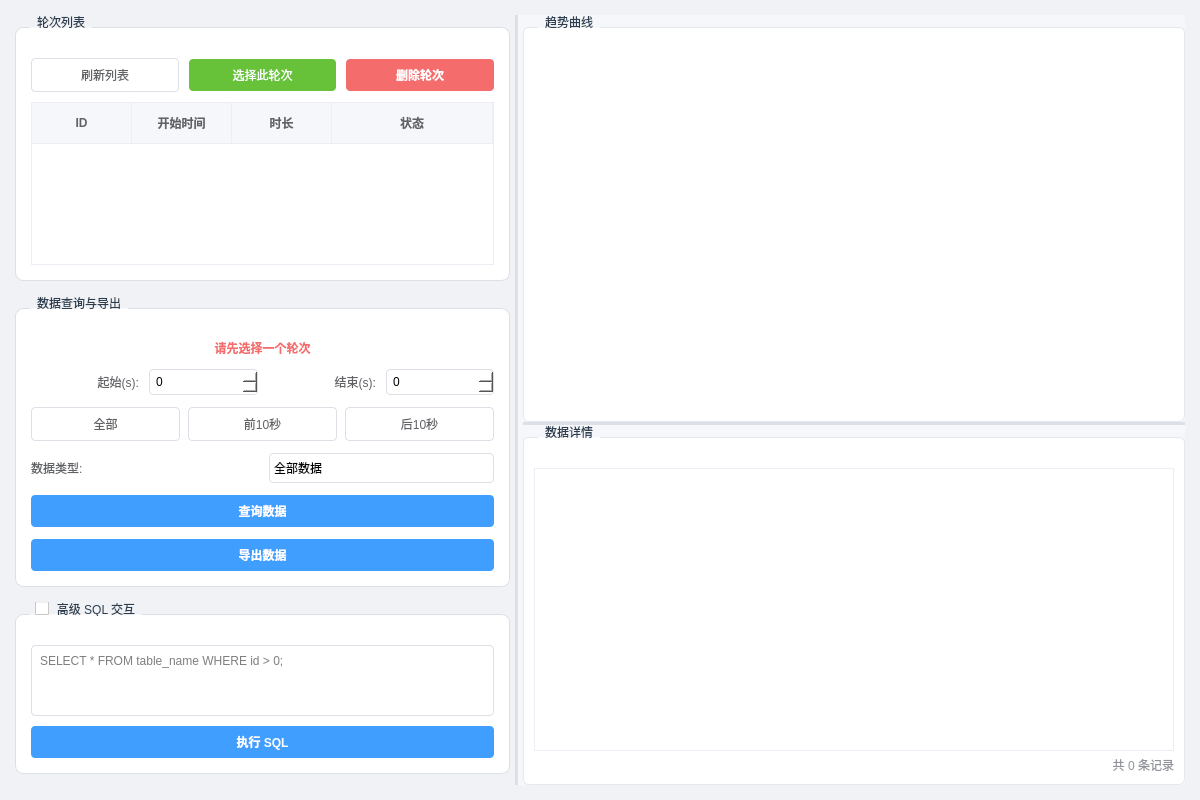
<?xml version="1.0" encoding="UTF-8"?>
<ui version="4.0">
 <class>DatabasePage</class>
 <widget class="QWidget" name="DatabasePage">
  <property name="geometry">
   <rect>
    <x>0</x>
    <y>0</y>
    <width>1200</width>
    <height>800</height>
   </rect>
  </property>
  <property name="font">
   <font>
    <family>Microsoft YaHei</family>
    <pointsize>10</pointsize>
   </font>
  </property>
  <property name="styleSheet">
   <string notr="true">/* --- 全局背景与字体 --- */
QWidget#DatabasePage {
    background-color: #f0f2f5;
    font-family: &quot;Microsoft YaHei&quot;, &quot;Segoe UI&quot;, sans-serif;
    color: #333333;
    font-size: 10pt;
}

/* --- 左侧控制面板 --- */
QGroupBox {
    background-color: #ffffff;
    border: 1px solid #dcdfe6;
    border-radius: 8px;
    margin-top: 12px;
    padding-top: 10px;
}
QGroupBox::title {
    subcontrol-origin: margin;
    subcontrol-position: top left;
    left: 15px;
    padding: 0 5px;
    font-size: 11pt;
    font-weight: bold;
    color: #2c3e50;
}

/* --- 右侧数据区域(亮色主题) --- */
QWidget#widget_data_area {
    background-color: #f5f7fa;
}
QGroupBox#groupBox_charts, QGroupBox#groupBox_table {
    background-color: #ffffff;
    border: 1px solid #e4e7ed;
    border-radius: 6px;
    color: #303133;
}
QGroupBox#groupBox_charts::title, QGroupBox#groupBox_table::title {
    color: #2c3e50;
}

/* --- 按钮 (通用) --- */
QPushButton {
    border: 1px solid #dcdfe6;
    border-radius: 4px;
    padding: 6px 12px;
    background-color: #ffffff;
    color: #606266;
    min-height: 20px;
}
QPushButton:hover {
    color: #409eff;
    border-color: #c6e2ff;
    background-color: #ecf5ff;
}
QPushButton:pressed {
    color: #3a8ee6;
    border-color: #3a8ee6;
    background-color: #ecf5ff;
}

/* --- 特殊按钮样式 --- */
QPushButton#btn_select_round {
    background-color: #67c23a;
    color: white;
    border: none;
}
QPushButton#btn_select_round:hover { background-color: #85ce61; }
QPushButton#btn_select_round:pressed { background-color: #5daf34; }

QPushButton#btn_query, QPushButton#btn_exec_sql, QPushButton#btn_export {
    background-color: #409eff;
    color: white;
    border: none;
    font-weight: bold;
}
QPushButton#btn_query:hover, QPushButton#btn_exec_sql:hover, QPushButton#btn_export:hover {
    background-color: #66b1ff;
}
QPushButton#btn_query:pressed, QPushButton#btn_exec_sql:pressed, QPushButton#btn_export:pressed {
    background-color: #3a8ee6;
}

QPushButton#btn_delete_round {
    background-color: #f56c6c;
    color: white;
    border: none;
    font-weight: bold;
}
QPushButton#btn_delete_round:hover {
    background-color: #f78989;
}
QPushButton#btn_delete_round:pressed {
    background-color: #dd6161;
}

/* --- 输入控件 --- */
QSpinBox, QComboBox, QTextEdit, QLineEdit {
    border: 1px solid #dcdfe6;
    border-radius: 4px;
    padding: 4px;
    background-color: #fff;
    selection-background-color: #409eff;
}
QSpinBox:focus, QComboBox:focus, QTextEdit:focus {
    border: 1px solid #409eff;
}
QComboBox::drop-down {
    subcontrol-origin: padding;
    subcontrol-position: top right;
    width: 20px;
    border-left-width: 0px;
    border-top-right-radius: 3px;
    border-bottom-right-radius: 3px;
}

/* --- 表格 (左侧轮次列表 - 浅色) --- */
QTableWidget#table_rounds {
    border: 1px solid #ebeef5;
    background-color: #ffffff;
    gridline-color: #ecf0f1;
    selection-background-color: #ecf5ff;
    selection-color: #409eff;
    outline: none;
}

/* --- 表格 (右侧数据表格 - 亮色) --- */
QTableWidget#table_result {
    border: 1px solid #ebeef5;
    background-color: #ffffff;
    gridline-color: #ecf0f1;
    selection-background-color: #ecf5ff;
    selection-color: #409eff;
    color: #303133;
    outline: none;
}

/* --- 表头样式 --- */
QHeaderView::section {
    background-color: #f5f7fa;
    padding: 5px;
    border: none;
    border-bottom: 1px solid #ebeef5;
    border-right: 1px solid #ebeef5;
    font-weight: bold;
    color: #606266;
    height: 30px;
}
QTableWidget#table_result QHeaderView::section {
    background-color: #f5f7fa;
    color: #606266;
    border-bottom: 1px solid #ebeef5;
    border-right: 1px solid #ebeef5;
}

/* --- 滑动条 --- */
QSlider::groove:horizontal {
    border: 1px solid #dcdfe6;
    height: 6px;
    background: #e4e7ed;
    margin: 2px 0;
    border-radius: 3px;
}
QSlider::handle:horizontal {
    background: #ffffff;
    border: 1px solid #dcdfe6;
    width: 16px;
    height: 16px;
    margin: -6px 0;
    border-radius: 8px;
    box-shadow: 0 2px 4px rgba(0,0,0,0.1);
}
QSlider::handle:horizontal:hover {
    border-color: #409eff;
    background-color: #ecf5ff;
}

/* --- QSplitter 样式 --- */
QSplitter::handle {
    background-color: #dcdfe6;
}
QSplitter::handle:horizontal {
    width: 3px;
}
QSplitter::handle:vertical {
    height: 3px;
}
QSplitter::handle:hover {
    background-color: #409eff;
}

/* --- 标签 --- */
QLabel { color: #606266; }
QLabel#label_result_info {
    color: #909399;
}
</string>
  </property>
  <layout class="QVBoxLayout" name="verticalLayout_main">
   <property name="spacing">
    <number>0</number>
   </property>
   <property name="leftMargin">
    <number>15</number>
   </property>
   <property name="topMargin">
    <number>15</number>
   </property>
   <property name="rightMargin">
    <number>15</number>
   </property>
   <property name="bottomMargin">
    <number>15</number>
   </property>
   <item>
    <widget class="QSplitter" name="splitter_main">
     <property name="orientation">
      <enum>Qt::Horizontal</enum>
     </property>
     <property name="handleWidth">
      <number>3</number>
     </property>
     <widget class="QWidget" name="widget_left_panel" native="true">
      <property name="minimumSize">
       <size>
        <width>300</width>
        <height>0</height>
       </size>
      </property>
      <property name="maximumSize">
       <size>
        <width>500</width>
        <height>16777215</height>
       </size>
      </property>
      <layout class="QVBoxLayout" name="verticalLayout_left">
       <property name="spacing">
        <number>15</number>
       </property>
       <property name="leftMargin">
        <number>0</number>
       </property>
       <property name="topMargin">
        <number>0</number>
       </property>
       <property name="rightMargin">
        <number>5</number>
       </property>
       <property name="bottomMargin">
        <number>0</number>
       </property>
       <item>
        <widget class="QGroupBox" name="groupBox_rounds">
         <property name="title">
          <string>轮次列表</string>
         </property>
         <layout class="QVBoxLayout" name="verticalLayout_rounds">
          <property name="spacing">
           <number>10</number>
          </property>
          <property name="leftMargin">
           <number>15</number>
          </property>
          <property name="topMargin">
           <number>20</number>
          </property>
          <property name="rightMargin">
           <number>15</number>
          </property>
          <property name="bottomMargin">
           <number>15</number>
          </property>
          <item>
           <layout class="QHBoxLayout" name="horizontalLayout_rounds_btns">
            <property name="spacing">
             <number>10</number>
            </property>
            <item>
             <widget class="QPushButton" name="btn_refresh_rounds">
              <property name="minimumSize">
               <size>
                <width>0</width>
                <height>32</height>
               </size>
              </property>
              <property name="text">
               <string>刷新列表</string>
              </property>
              <property name="icon">
               <iconset theme="view-refresh"/>
              </property>
             </widget>
            </item>
            <item>
             <widget class="QPushButton" name="btn_select_round">
              <property name="minimumSize">
               <size>
                <width>0</width>
                <height>32</height>
               </size>
              </property>
              <property name="text">
               <string>选择此轮次</string>
              </property>
             </widget>
            </item>
            <item>
             <widget class="QPushButton" name="btn_delete_round">
              <property name="minimumSize">
               <size>
                <width>0</width>
                <height>32</height>
               </size>
              </property>
              <property name="text">
               <string>删除轮次</string>
              </property>
              <property name="icon">
               <iconset theme="edit-delete"/>
              </property>
             </widget>
            </item>
           </layout>
          </item>
          <item>
           <widget class="QTableWidget" name="table_rounds">
            <property name="minimumSize">
             <size>
              <width>280</width>
              <height>150</height>
             </size>
            </property>
            <property name="selectionBehavior">
             <enum>QAbstractItemView::SelectRows</enum>
            </property>
            <property name="selectionMode">
             <enum>QAbstractItemView::SingleSelection</enum>
            </property>
            <property name="alternatingRowColors">
             <bool>true</bool>
            </property>
            <property name="verticalScrollMode">
             <enum>QAbstractItemView::ScrollPerPixel</enum>
            </property>
            <property name="horizontalScrollMode">
             <enum>QAbstractItemView::ScrollPerPixel</enum>
            </property>
            <attribute name="horizontalHeaderStretchLastSection">
             <bool>true</bool>
            </attribute>
            <attribute name="verticalHeaderVisible">
             <bool>false</bool>
            </attribute>
            <column>
             <property name="text">
              <string>ID</string>
             </property>
             <property name="width">
              <number>40</number>
             </property>
            </column>
            <column>
             <property name="text">
              <string>开始时间</string>
             </property>
             <property name="width">
              <number>120</number>
             </property>
            </column>
            <column>
             <property name="text">
              <string>时长</string>
             </property>
            </column>
            <column>
             <property name="text">
              <string>状态</string>
             </property>
            </column>
           </widget>
          </item>
         </layout>
        </widget>
       </item>
       <item>
        <widget class="QGroupBox" name="groupBox_query">
         <property name="title">
          <string>数据查询与导出</string>
         </property>
         <layout class="QVBoxLayout" name="verticalLayout_query">
          <property name="spacing">
           <number>12</number>
          </property>
          <property name="leftMargin">
           <number>15</number>
          </property>
          <property name="topMargin">
           <number>20</number>
          </property>
          <property name="rightMargin">
           <number>15</number>
          </property>
          <property name="bottomMargin">
           <number>15</number>
          </property>
          <item>
           <widget class="QLabel" name="label_round_info">
            <property name="text">
             <string>请先选择一个轮次</string>
            </property>
            <property name="styleSheet">
             <string>font-weight: bold; color: #f56c6c;</string>
            </property>
            <property name="alignment">
             <set>Qt::AlignCenter</set>
            </property>
           </widget>
          </item>
          <item>
           <layout class="QHBoxLayout" name="horizontalLayout_range">
            <property name="spacing">
             <number>10</number>
            </property>
            <item>
             <widget class="QLabel" name="label_start">
              <property name="text">
               <string>起始(s):</string>
              </property>
              <property name="alignment">
               <set>Qt::AlignRight|Qt::AlignTrailing|Qt::AlignVCenter</set>
              </property>
             </widget>
            </item>
            <item>
             <widget class="QSpinBox" name="spin_start_sec">
              <property name="minimumSize">
               <size>
                <width>70</width>
                <height>0</height>
               </size>
              </property>
              <property name="minimum">
               <number>0</number>
              </property>
              <property name="maximum">
               <number>999999</number>
              </property>
             </widget>
            </item>
            <item>
             <widget class="QLabel" name="label_end">
              <property name="text">
               <string>结束(s):</string>
              </property>
              <property name="alignment">
               <set>Qt::AlignRight|Qt::AlignTrailing|Qt::AlignVCenter</set>
              </property>
             </widget>
            </item>
            <item>
             <widget class="QSpinBox" name="spin_end_sec">
              <property name="minimumSize">
               <size>
                <width>70</width>
                <height>0</height>
               </size>
              </property>
              <property name="minimum">
               <number>0</number>
              </property>
              <property name="maximum">
               <number>999999</number>
              </property>
             </widget>
            </item>
           </layout>
          </item>
          <item>
           <layout class="QHBoxLayout" name="horizontalLayout_quick">
            <property name="spacing">
             <number>8</number>
            </property>
            <item>
             <widget class="QPushButton" name="btn_select_all">
              <property name="text">
               <string>全部</string>
              </property>
             </widget>
            </item>
            <item>
             <widget class="QPushButton" name="btn_first_10">
              <property name="text">
               <string>前10秒</string>
              </property>
             </widget>
            </item>
            <item>
             <widget class="QPushButton" name="btn_last_10">
              <property name="text">
               <string>后10秒</string>
              </property>
             </widget>
            </item>
           </layout>
          </item>
          <item>
           <layout class="QHBoxLayout" name="horizontalLayout_type">
            <item>
             <widget class="QLabel" name="label_type">
              <property name="text">
               <string>数据类型:</string>
              </property>
             </widget>
            </item>
            <item>
             <widget class="QComboBox" name="combo_data_type">
              <property name="minimumSize">
               <size>
                <width>0</width>
                <height>30</height>
               </size>
              </property>
              <item>
               <property name="text">
                <string>全部数据</string>
               </property>
              </item>
              <item>
               <property name="text">
                <string>振动数据 (VK701)</string>
               </property>
              </item>
              <item>
               <property name="text">
                <string>MDB 传感器数据</string>
               </property>
              </item>
              <item>
               <property name="text">
                <string>电机运行参数</string>
               </property>
              </item>
             </widget>
            </item>
           </layout>
          </item>
          <item>
           <widget class="QPushButton" name="btn_query">
            <property name="minimumSize">
             <size>
              <width>0</width>
              <height>40</height>
             </size>
            </property>
            <property name="text">
             <string>查询数据</string>
            </property>
            <property name="icon">
             <iconset theme="system-search"/>
            </property>
           </widget>
          </item>
          <item>
           <widget class="QPushButton" name="btn_export">
            <property name="minimumSize">
             <size>
              <width>0</width>
              <height>40</height>
             </size>
            </property>
            <property name="text">
             <string>导出数据</string>
            </property>
           </widget>
          </item>
         </layout>
        </widget>
       </item>
       <item>
        <widget class="QGroupBox" name="groupBox_sql">
         <property name="title">
          <string>高级 SQL 交互</string>
         </property>
         <property name="checkable">
          <bool>true</bool>
         </property>
         <property name="checked">
          <bool>false</bool>
         </property>
         <layout class="QVBoxLayout" name="verticalLayout_sql">
          <property name="spacing">
           <number>10</number>
          </property>
          <property name="leftMargin">
           <number>15</number>
          </property>
          <property name="topMargin">
           <number>20</number>
          </property>
          <property name="rightMargin">
           <number>15</number>
          </property>
          <property name="bottomMargin">
           <number>15</number>
          </property>
          <item>
           <widget class="QTextEdit" name="te_sql">
            <property name="minimumSize">
             <size>
              <width>0</width>
              <height>60</height>
             </size>
            </property>
            <property name="maximumSize">
             <size>
              <width>16777215</width>
              <height>100</height>
             </size>
            </property>
            <property name="styleSheet">
             <string>font-family: &quot;Consolas&quot;, &quot;Courier New&quot;, monospace;</string>
            </property>
            <property name="placeholderText">
             <string>SELECT * FROM table_name WHERE id &gt; 0;</string>
            </property>
           </widget>
          </item>
          <item>
           <widget class="QPushButton" name="btn_exec_sql">
            <property name="minimumSize">
             <size>
              <width>0</width>
              <height>32</height>
             </size>
            </property>
            <property name="text">
             <string>执行 SQL</string>
            </property>
           </widget>
          </item>
         </layout>
        </widget>
       </item>
       <item>
        <spacer name="verticalSpacer">
         <property name="orientation">
          <enum>Qt::Vertical</enum>
         </property>
         <property name="sizeHint" stdset="0">
          <size>
           <width>20</width>
           <height>40</height>
          </size>
         </property>
        </spacer>
       </item>
      </layout>
     </widget>
     <widget class="QWidget" name="widget_data_area" native="true">
      <layout class="QVBoxLayout" name="verticalLayout_data">
       <property name="spacing">
        <number>0</number>
       </property>
       <property name="leftMargin">
        <number>5</number>
       </property>
       <property name="topMargin">
        <number>0</number>
       </property>
       <property name="rightMargin">
        <number>0</number>
       </property>
       <property name="bottomMargin">
        <number>0</number>
       </property>
       <item>
        <widget class="QSplitter" name="splitter_data">
         <property name="orientation">
          <enum>Qt::Vertical</enum>
         </property>
         <property name="handleWidth">
          <number>3</number>
         </property>
         <widget class="QGroupBox" name="groupBox_charts">
          <property name="title">
           <string>趋势曲线</string>
          </property>
          <layout class="QVBoxLayout" name="verticalLayout_charts">
           <property name="spacing">
            <number>10</number>
           </property>
           <property name="leftMargin">
            <number>10</number>
           </property>
           <property name="topMargin">
            <number>20</number>
           </property>
           <property name="rightMargin">
            <number>10</number>
           </property>
           <property name="bottomMargin">
            <number>10</number>
           </property>
           <item>
            <widget class="QCustomPlot" name="plot_scalar" native="true">
             <property name="minimumSize">
              <size>
               <width>0</width>
               <height>250</height>
              </size>
             </property>
             <property name="toolTip">
              <string>标量数据 (MDB传感器 + 电机参数 + 振动)</string>
             </property>
            </widget>
           </item>
          </layout>
         </widget>
         <widget class="QGroupBox" name="groupBox_table">
          <property name="title">
           <string>数据详情</string>
          </property>
          <layout class="QVBoxLayout" name="verticalLayout_table">
           <property name="spacing">
            <number>5</number>
           </property>
           <property name="leftMargin">
            <number>10</number>
           </property>
           <property name="topMargin">
            <number>20</number>
           </property>
           <property name="rightMargin">
            <number>10</number>
           </property>
           <property name="bottomMargin">
            <number>10</number>
           </property>
           <item>
            <widget class="QTableWidget" name="table_result">
             <property name="minimumSize">
              <size>
               <width>0</width>
               <height>150</height>
              </size>
             </property>
             <property name="alternatingRowColors">
              <bool>true</bool>
             </property>
             <attribute name="verticalHeaderVisible">
              <bool>false</bool>
             </attribute>
            </widget>
           </item>
           <item>
            <widget class="QLabel" name="label_result_info">
             <property name="text">
              <string>共 0 条记录</string>
             </property>
             <property name="alignment">
              <set>Qt::AlignRight|Qt::AlignTrailing|Qt::AlignVCenter</set>
             </property>
            </widget>
           </item>
          </layout>
         </widget>
        </widget>
       </item>
      </layout>
     </widget>
    </widget>
   </item>
  </layout>
 </widget>
 <customwidgets>
  <customwidget>
   <class>QCustomPlot</class>
   <extends>QWidget</extends>
   <header>qcustomplot.h</header>
   <container>1</container>
  </customwidget>
 </customwidgets>
 <resources/>
 <connections/>
</ui>
